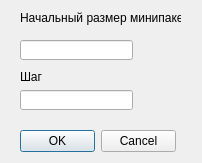
<?xml version="1.0" encoding="UTF-8"?>
<ui version="4.0">
 <class>Form</class>
 <widget class="QWidget" name="Form">
  <property name="geometry">
   <rect>
    <x>0</x>
    <y>0</y>
    <width>202</width>
    <height>163</height>
   </rect>
  </property>
  <property name="windowTitle">
   <string>Form</string>
  </property>
  <widget class="QLineEdit" name="lineEdit">
   <property name="geometry">
    <rect>
     <x>20</x>
     <y>40</y>
     <width>113</width>
     <height>20</height>
    </rect>
   </property>
  </widget>
  <widget class="QLineEdit" name="lineEdit_2">
   <property name="geometry">
    <rect>
     <x>20</x>
     <y>90</y>
     <width>113</width>
     <height>20</height>
    </rect>
   </property>
  </widget>
  <widget class="QLabel" name="label">
   <property name="geometry">
    <rect>
     <x>20</x>
     <y>10</y>
     <width>161</width>
     <height>16</height>
    </rect>
   </property>
   <property name="text">
    <string>Начальный размер минипакета</string>
   </property>
  </widget>
  <widget class="QLabel" name="label_2">
   <property name="geometry">
    <rect>
     <x>20</x>
     <y>70</y>
     <width>47</width>
     <height>13</height>
    </rect>
   </property>
   <property name="text">
    <string>Шаг</string>
   </property>
  </widget>
  <widget class="QDialogButtonBox" name="buttonBox">
   <property name="geometry">
    <rect>
     <x>20</x>
     <y>130</y>
     <width>156</width>
     <height>23</height>
    </rect>
   </property>
   <property name="standardButtons">
    <set>QDialogButtonBox::Cancel|QDialogButtonBox::Ok</set>
   </property>
  </widget>
 </widget>
 <resources/>
 <connections/>
</ui>
